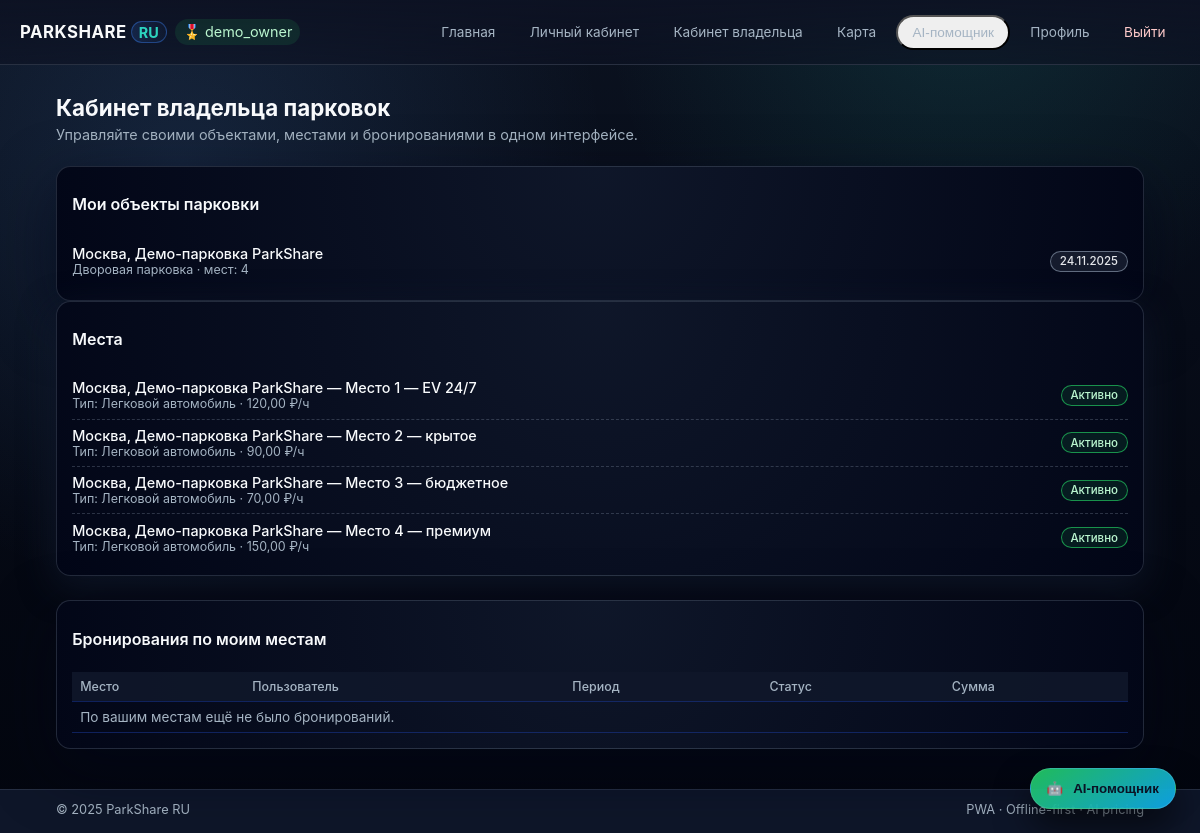
The page /кабинет-владельца/ (signed in) on the database its author committed.
### accounts/models.py (models this page shows, shortened)
class User(AbstractUser):
    class Role(models.TextChoices):
        DRIVER = "driver", _("Водитель")
        OWNER = "owner", _("Владелец парковки")
        ADMIN = "admin", _("Администратор")
    id = models.UUIDField(primary_key=True, default=uuid.uuid4, editable=False)
    role = models.CharField(
        _("Роль"),
        max_length=16,
        choices=Role.choices,
        default=Role.DRIVER,
        help_text=_("Определяет права доступа в системе."),
    )
    email_encrypted = encrypt(
        models.EmailField(
            _("Email (зашифрованный)"),
            blank=True,
            null=True,
            help_text=_("Опциональный email, хранится в зашифрованном виде."),
        )
    )
    phone_encrypted = encrypt(
        models.CharField(
            _("Телефон (зашифрованный)"),
            max_length=32,
            blank=True,
            null=True,
            help_text=_("Опциональный телефон, хранится в зашифрованном виде."),
        )
    )
    email_hash = models.CharField(
        _("Хэш нормализованного email"),
        max_length=64,
        blank=True,
        db_index=True,
        help_text=_("Используется только для поиска и проверки уникальности email."),
    )
    phone_hash = models.CharField(
        _("Хэш нормализованного телефона"),
        max_length=64,
        blank=True,
        db_index=True,
        help_text=_("Используется только для поиска и проверки уникальности телефона."),
    )
    owner_request_pending = models.BooleanField(
        _("Запрошено повышение до владельца"),
        default=False,
        help_text=_("Пользователь подал заявку на роль владельца парковки."),
    )
    REQUIRED_FIELDS: list[str] = []
    class Meta:
        verbose_name = _("Пользователь")
        verbose_name_plural = _("Пользователи")
    @property
    def email_plain(self) -> str:
        """
        Доступ к расшифрованному email.
        В коде (и в админке) можно использовать user.email_plain.
        """
        return self.email_encrypted or ""
    @property
    def phone_plain(self) -> str:
        return self.phone_encrypted or ""
    @property
    def is_owner(self) -> bool:
        return self.role in (self.Role.OWNER, self.Role.ADMIN)

### parking/models.py (models this page shows, shortened)
class ParkingLot(TimeStampedModel):
    class ParkingType(models.TextChoices):
        YARD = "yard", "Дворовая парковка"
        UNDERGROUND = "underground", "Подземная парковка"
        MULTILEVEL = "multilevel", "Многоуровневая парковка"
        STREET = "street", "Уличная парковка"
        OFFICE = "office", "Офисная парковка"
        HOME = "home", "Домашнее место"
    owner = models.ForeignKey(
        settings.AUTH_USER_MODEL,
        on_delete=models.CASCADE,
        related_name="parking_lots",
        verbose_name="Владелец",
    )
    name = models.CharField("Название", max_length=255)
    city = models.CharField("Город", max_length=100)
    address = models.CharField("Адрес", max_length=255)
    parking_type = models.CharField(
        "Тип парковки",
        max_length=32,
        choices=ParkingType.choices,
        default=ParkingType.YARD,
    )
    description = models.TextField("Описание", blank=True)
    location = PointField("Точка на карте", geography=True, null=True, blank=True)
    latitude = models.FloatField("Широта", null=True, blank=True)
    longitude = models.FloatField("Долгота", null=True, blank=True)
    is_active = models.BooleanField("Активен", default=True)
    is_approved = models.BooleanField(
        "Одобрен модерацией",
        default=False,
        help_text="Одобряется администратором перед публикацией.",
    )
    is_private = models.BooleanField(
        "Приватный",
        default=False,
        help_text="Если включено, объект виден только по прямым ссылкам/владельцу.",
    )
    stress_index = models.FloatField(
        "Индекс загруженности (0..1)",
        default=0.0,
        help_text=(
            "Средняя загруженность мест за последние 7 дней. "
            "Обновляется фоновыми задачами AI."
        ),
    )
    class Meta:
        verbose_name = "Объект парковки"
        verbose_name_plural = "Объекты парковки"
        ordering = ("name",)

class ParkingSpot(TimeStampedModel):
    class SpotStatus(models.TextChoices):
        ACTIVE = "active", "Активно"
        INACTIVE = "inactive", "Неактивно"
    class VehicleType(models.TextChoices):
        CAR = "car", "Легковой автомобиль"
        MOTO = "moto", "Мотоцикл"
        COMMERCIAL = "commercial", "Коммерческий транспорт"
    lot = models.ForeignKey(
        ParkingLot,
        on_delete=models.CASCADE,
        related_name="spots",
        verbose_name="Объект парковки",
    )
    name = models.CharField("Название/номер места", max_length=64)
    description = models.TextField("Описание", blank=True)
    vehicle_type = models.CharField(
        "Тип транспорта",
        max_length=16,
        choices=VehicleType.choices,
        default=VehicleType.CAR,
    )
    is_covered = models.BooleanField("Крытое место", default=False)
    has_ev_charging = models.BooleanField("Есть зарядка", default=False)
    is_24_7 = models.BooleanField("Круглосуточно", default=True)
    max_height_m = models.DecimalField(
        "Максимальная высота (м)",
        max_digits=4,
        decimal_places=2,
        null=True,
        blank=True,
    )
    hourly_price = models.DecimalField(
        "Цена за час, ₽", max_digits=8, decimal_places=2
    )
    nightly_price = models.DecimalField(
        "Цена за ночь, ₽", max_digits=8, decimal_places=2, null=True, blank=True
    )
    daily_price = models.DecimalField(
        "Цена за сутки, ₽", max_digits=8, decimal_places=2, null=True, blank=True
    )
    monthly_price = models.DecimalField(
        "Цена за месяц, ₽", max_digits=9, decimal_places=2, null=True, blank=True
    )
    allow_dynamic_pricing = models.BooleanField(
        "Динамическая цена (AI)",
        default=False,
        help_text="Если включено, тариф может корректироваться рекомендациями AI.",
    )
    status = models.CharField(
        "Статус",
        max_length=16,
        choices=SpotStatus.choices,
        default=SpotStatus.ACTIVE,
    )
    occupancy_7d = models.FloatField(
        "Загруженность за 7 дней (0..1)",
        default=0.0,
        help_text=(
            "Доля времени, когда место было занято за последние 7 дней. "
            "Обновляется фоновыми задачами AI."
        ),
    )
    class Meta:
        verbose_name = "Парковочное место"
        verbose_name_plural = "Парковочные места"
        ordering = ("lot__name", "name")

### core/context_processors.py (called while the page is built)
def global_settings(request):
    return {
        "REGION_PROFILE": getattr(settings, "REGION_PROFILE", "RU"),
        "PLATFORM_MODE": getattr(settings, "PLATFORM_MODE", "RU"),
        "MAP_PROVIDER": getattr(settings, "MAP_PROVIDER", "yandex"),
        "MAP_PROVIDER_FALLBACK": getattr(settings, "MAP_PROVIDER_FALLBACK", "leaflet"),
        "YANDEX_MAP_API_KEY": getattr(settings, "YANDEX_MAP_API_KEY", ""),
        "MAPBOX_TOKEN": getattr(settings, "MAPBOX_TOKEN", ""),
        "MAP_DEFAULT_CENTER": getattr(
            settings,
            "MAP_DEFAULT_CENTER",
            [55.75, 37.61],
        ),
        "MAP_DEFAULT_ZOOM": getattr(settings, "MAP_DEFAULT_ZOOM", 11),
    }

### parking/views.py (called while the page is built)
    def dispatch(self, request, *args, **kwargs):
        user = request.user
        if not (getattr(user, "is_owner", False) or user.is_superuser):
            return redirect("user_dashboard")
        return super().dispatch(request, *args, **kwargs)

    def get_context_data(self, **kwargs: Any):
        ctx = super().get_context_data(**kwargs)
        user = self.request.user
        lots = (
            ParkingLot.objects.filter(owner=user)
            .prefetch_related("spots")
            .order_by("city", "name")
        )
        spots = (
            ParkingSpot.objects.filter(lot__owner=user)
            .select_related("lot")
            .order_by("lot__city", "lot__name", "name")
        )
        bookings = (
            Booking.objects.filter(spot__lot__owner=user)
            .select_related("spot", "spot__lot", "user")
            .order_by("-start_at")
        )
        ctx["lots"] = lots
        ctx["spots"] = spots
        ctx["bookings"] = bookings
        return ctx

### templates/parking/owner_dashboard.html (shortened to what this page needs)
{% extends "base.html" %}
{% load static %}
{% block content %}
<section class="ps-section">
    <div class="ps-section-header">
        <h1 class="ps-section-title">Кабинет владельца парковок</h1>
        <p class="ps-section-subtitle">
            Управляйте своими объектами, местами и бронированиями в одном интерфейсе.
        </p>
    </div>
    <div class="ps-grid ps-grid--3col@xl ps-grid--gap-xl">
        <div class="ps-grid-span-1">
            <article class="ps-card ps-card--elevated ps-animate-fade-up">
                <div class="ps-card-header">
                    <h2 class="ps-card-title">Мои объекты парковки</h2>
                </div>
                <ul class="ps-list">
                    {% for lot in lots %}
                        <li class="ps-list-item">
                            <div class="ps-list-main">
                                <div class="ps-list-title">
                                    {{ lot.city }}, {{ lot.name }}
                                </div>
                                <div class="ps-list-subtitle">
                                    {{ lot.get_parking_type_display }} · мест: {{ lot.spots.count }}
                                </div>
                            </div>
                            <span class="ps-badge ps-badge--neutral">
                                {{ lot.created_at|date:"d.m.Y" }}
                            </span>
                        </li>
                    {% empty %}
                        <li class="ps-list-empty">
                            Пока нет ни одного объекта. Добавьте парковку через web-интерфейс владельца.
                        </li>
                    {% endfor %}
                </ul>
            </article>
            <article class="ps-card ps-animate-fade-up ps-animate-delay-1">
                <div class="ps-card-header">
                    <h2 class="ps-card-title">Места</h2>
                </div>
                <ul class="ps-list ps-list--compact">
                    {% for spot in spots %}
                        <li class="ps-list-item">
                            <div class="ps-list-main">
                                <div class="ps-list-title">
                                    {{ spot.lot.city }}, {{ spot.lot.name }} — {{ spot.name }}
                                </div>
                                <div class="ps-list-subtitle">
                                    Тип: {{ spot.get_vehicle_type_display }} · {{ spot.hourly_price }} ₽/ч
                                </div>
                            </div>
                            <span class="ps-badge ps-badge--status-{{ spot.status }}">
                                {{ spot.get_status_display }}
                            </span>
                        </li>
                    {% empty %}
                        <li class="ps-list-empty">
                            Мест пока нет.
                        </li>
                    {% endfor %}
                </ul>
            </article>
        </div>
        <div class="ps-grid-span-2">
            <article class="ps-card ps-card--elevated ps-animate-fade-up">
                <div class="ps-card-header">
                    <h2 class="ps-card-title">Бронирования по моим местам</h2>
                </div>
                <div class="ps-table-wrapper">
                    <table class="ps-table">
                        <thead>
                        <tr>
                            <th>Место</th>
                            <th>Пользователь</th>
                            <th>Период</th>
                            <th>Статус</th>
                            <th>Сумма</th>
                        </tr>
                        </thead>
                        <tbody>
                        {% for booking in bookings %}
                            <tr class="ps-animate-fade-up ps-animate-stagger">
                                <td data-label="Место">
                                    {{ booking.spot.lot.city }},
                                    {{ booking.spot.lot.name }} — {{ booking.spot.name }}
                                </td>
                                <td data-label="Пользователь">
                                    {{ booking.user.username }}
                                </td>
                                <td data-label="Период">
                                    {{ booking.start_at|date:"d.m H:i" }} → {{ booking.end_at|date:"d.m H:i" }}
                                </td>
                                <td data-label="Статус">
                                    <span class="ps-badge ps-badge--status-{{ booking.status }}">
                                        {{ booking.get_status_display }}
                                    </span>
                                </td>
                                <td data-label="Сумма">
                                    {{ booking.total_price }} ₽
                                </td>
                            </tr>
                        {% empty %}
                            <tr>
                                <td colspan="5" class="ps-empty">
                                    По вашим местам ещё не было бронирований.
                                </td>
                            </tr>
                        {% endfor %}
                        </tbody>
                    </table>
                </div>
            </article>
        </div>
    </div>
</section>
{% endblock %}

### templates/base.html (shortened to what this page needs)
{% load static %}
<!doctype html>
<html lang="ru" data-platform="{{ PLATFORM_MODE|default:'RU' }}">
<head>
    <link rel="stylesheet" href="{% static 'css/app.css' %}">
</head>
<body class="ps-body">
<header class="ps-header">
    <nav class="ps-navbar">
        <div class="ps-navbar-left">
            <a href="{% url 'landing' %}" class="ps-logo">
                <span class="ps-logo-main">ParkShare</span>
                <span class="ps-logo-accent">{{ REGION_PROFILE }}</span>
            </a>
            {% if user.is_authenticated %}
                <span class="ps-user-level" title="Ваш уровень по бронированиям">
                    🎖️ {{ user.username }}
                </span>
            {% endif %}
        </div>
        <div class="ps-navbar-menu" data-menu>
            <a href="{% url 'landing' %}" class="ps-nav-link">Главная</a>
            <a href="{% url 'user_dashboard' %}" class="ps-nav-link">Личный кабинет</a>
            {% if user.is_authenticated and user.is_owner %}
                <a href="{% url 'owner_dashboard' %}" class="ps-nav-link">Кабинет владельца</a>
            {% endif %}
            <a href="{% url 'map_page' %}" class="ps-nav-link">Карта</a>
            <button type="button" class="ps-nav-link ps-nav-link--ghost" data-chat-open-link>AI-помощник</button>
            {% if user.is_authenticated %}
                <a href="{% url 'accounts:profile' %}" class="ps-nav-link">Профиль</a>
                <a href="{% url 'accounts:logout' %}" class="ps-nav-link ps-nav-link--danger">Выйти</a>
            {% else %}
                <a href="{% url 'accounts:login' %}" class="ps-nav-link">Войти</a>
                <a href="{% url 'accounts:register' %}" class="ps-nav-link ps-nav-link--primary">Регистрация</a>
            {% endif %}
        </div>
    </nav>
</header>
<main class="ps-main">
    {% block content %}{% endblock %}
</main>
<footer class="ps-footer">
    <div class="ps-footer-inner">
        <span>© {% now "Y" %} ParkShare RU</span>
        <span class="ps-footer-meta">PWA · Offline-first · AI pricing</span>
    </div>
</footer>
<div class="ps-chat" data-chat>
    <button class="ps-chat-fab" type="button" data-chat-toggle aria-expanded="false">
        <span class="ps-chat-fab-icon">🤖</span>
        <span class="ps-chat-fab-text">AI-помощник</span>
    </button>
</div>
</body>
</html>

### rows shown on the page
User: username "demo_owner"
ParkingLot: city "Москва", name "Демо-парковка ParkShare", parking_type "Дворовая парковка", spots.count "4", created_at "24.11.2025"
ParkingSpot: lot.city "Москва", lot.name "Демо-парковка ParkShare", name "Место 1 — EV 24/7", vehicle_type "Легковой автомобиль", hourly_price "120,00", status "Активно"
ParkingSpot: lot.city "Москва", lot.name "Демо-парковка ParkShare", name "Место 2 — крытое", vehicle_type "Легковой автомобиль", hourly_price "90,00", status "Активно"
ParkingSpot: lot.city "Москва", lot.name "Демо-парковка ParkShare", name "Место 3 — бюджетное", vehicle_type "Легковой автомобиль", hourly_price "70,00", status "Активно"
ParkingSpot: lot.city "Москва", lot.name "Демо-парковка ParkShare", name "Место 4 — премиум", vehicle_type "Легковой автомобиль", hourly_price "150,00", status "Активно"

### other values the page prints
{{ REGION_PROFILE }} "RU"
